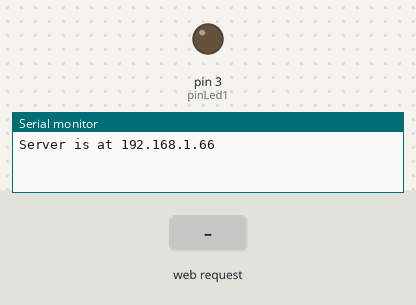
The sketch below on a simulated Arduino Uno, built for the host (arithmetic inside an expression is 32-bit, double 64-bit). Shown: output pins drawn as LEDs (lit = HIGH), the last lines printed to the serial monitor. The inputs (shaded band) are chosen by the test bench. WiFi joins after 1.5 s; servers stay silent unless stated.

Above: at 1.2 s.
1.3 s: HTTP request GET /ledon received
At 1.6 s:
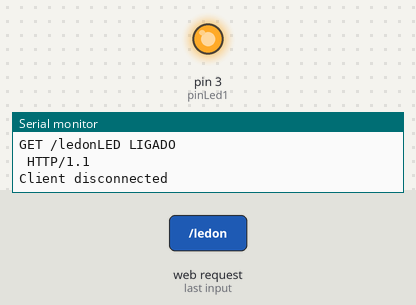
2.8 s: HTTP request GET /ledof received
At 4.0 s:
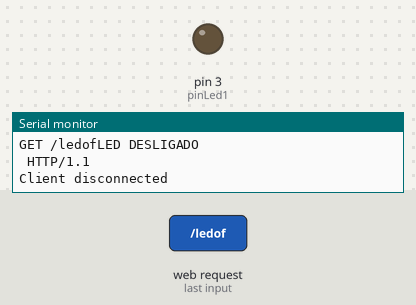
Timing chart, 0 to 5.8 s (numbered marks = the images above; inputs shaded):
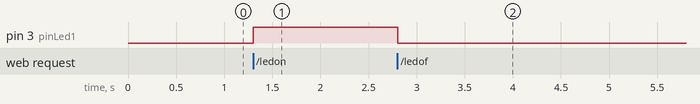

Measured:
- after the input at 1.3 s, pin 3 (pinLed1): LOW → HIGH at once
- after the input at 2.8 s, pin 3 (pinLed1): HIGH → LOW at once

The sketch:

script.ino
```cpp
#include <SPI.h>
#include <Ethernet.h>

byte mac[] = {
  0xDe, 0xAD, 0xBE, 0xEF, 0xFE, 0xED
};

IPAddress ip(192,168,1,66);

EthernetServer server(80);

int pinLed1 = 3;
int led   = 0;

void setup() {
    Serial.begin(9600);
    while (!Serial){
      ;
    }

    if(digitalRead(pinLed1) == HIGH)
      led = 1;
    else if(digitalRead(pinLed1) == LOW)
      led = 0;

    pinMode(pinLed1, OUTPUT);
    digitalWrite(pinLed1, LOW);

    Ethernet.begin(mac,ip);
    server.begin();
    Serial.print("Server is at ");
    Serial.println(Ethernet.localIP());
}

void loop() {

    EthernetClient client = server.available();

    if(client){

      Serial.println("New client");
      boolean currentLineIsBlank = true;
      String DatEth;
      String msg = "LED DESLIGADO";

      while (client.connected()){

          if(client.available()){

            char c = client.read();
            Serial.write(c);
            DatEth.concat(c);

            if(DatEth.endsWith("/ledon")) {
              led = 1;
              msg = "LED LIGADO";
              Serial.println(msg);
            }

            if(DatEth.endsWith("/ledof")) {
              led = 0;
              msg = "LED DESLIGADO";
              Serial.println(msg);
            }

            if(c == '\n' && currentLineIsBlank){

                  client.println("HTTP/1.1 200 OK");
                  client.println("Content-Type: text/html");
                  client.println("Connection: close");
                  client.println("Refresh: 2"); //Recarrega a pagina a cada 2seg
                  client.println();
                  client.println("<!DOCTYPE HTML>");
                  client.println("<html>");
                  //Configura o texto e imprime o titulo no browser
                  client.print("<font color=#FF0000><b><u>");
                  client.print("Envio de informacoes pela rede utilizando Arduino");
                  client.print("</u></b></font>");
                  client.println("<br />");
                  client.println("<form align=\"center\">");
                  client.println("<label style=\"font-size: 18pt;\">"+msg+"</label>");
                  client.println("<br>");
                  client.println("<br>");
                  client.println("<button type=\"submit\" formaction=\"ledon\">Ligar</button>");//Button HTML5
                  client.println("<button type=\"submit\" formaction=\"ledof\">Desligar</button>");//Button HTML5
                  client.println("</form>");
                  client.println("</html>");

                  if(led == 1){
                    digitalWrite(pinLed1, HIGH);
                  }

                  if(led == 0){
                    digitalWrite(pinLed1, LOW);
                  }

                break;
            }


        }
      }

      delay(1);
      client.stop();
      Serial.println("Client disconnected");
    }
}
```
